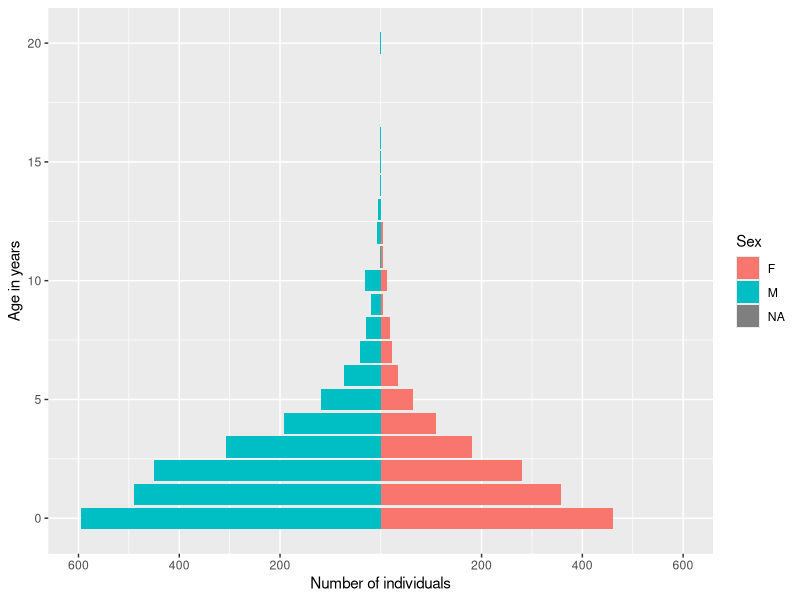
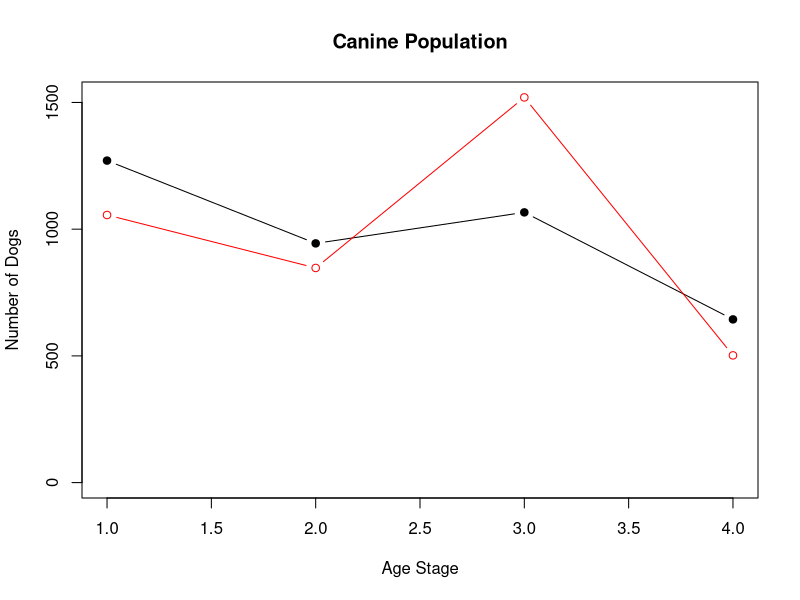
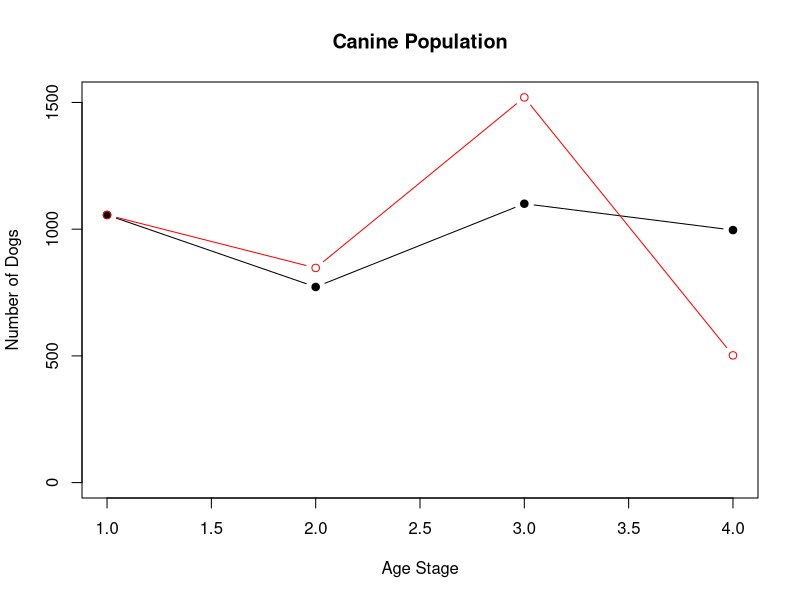
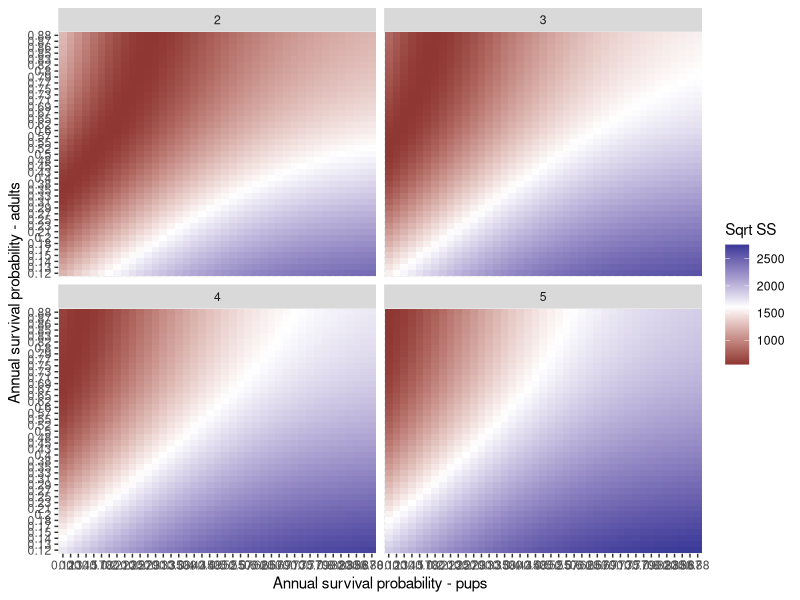
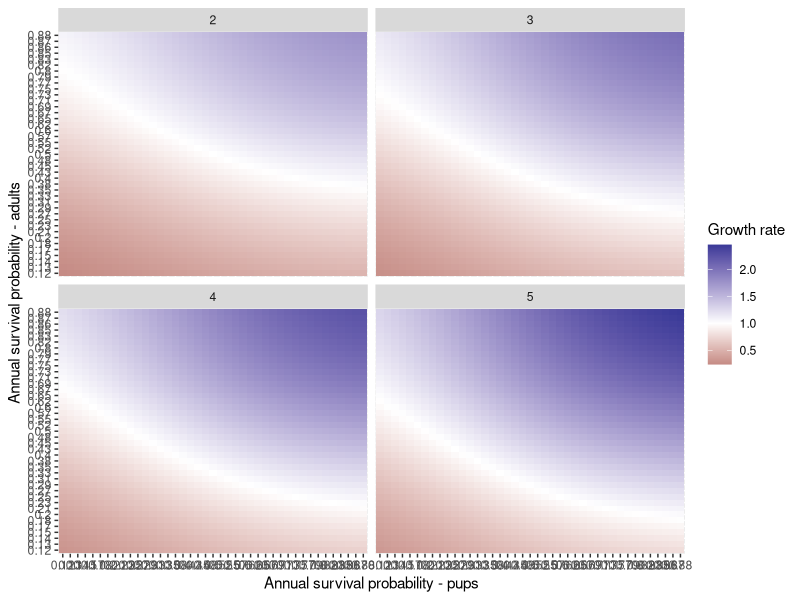
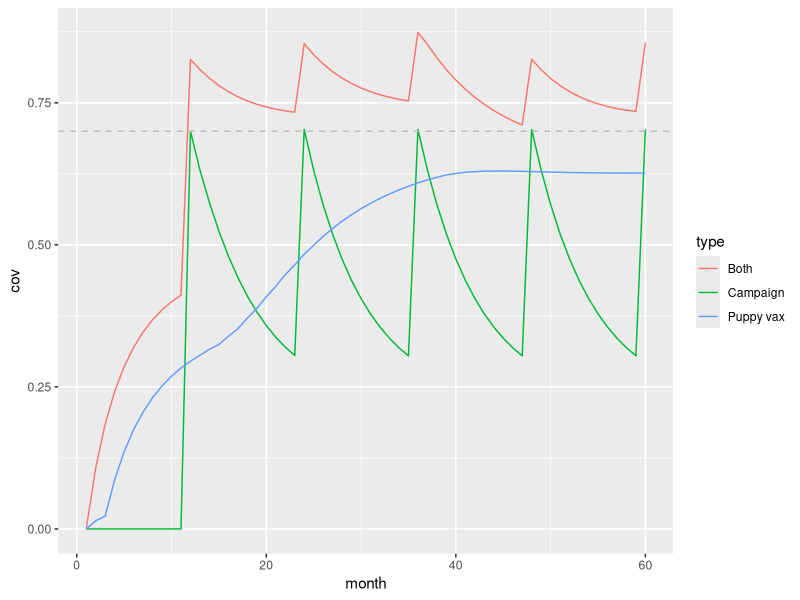

Write R code to recreate these figures, in order.
## ---- chunk 1
knitr::opts_chunk$set(echo = TRUE)

# pkgs
library(dplyr)
library(readr)
library(ggplot2)
library(tidyr)
library(patchwork)
library(cowplot)

## ---- chunk 2
# Age pyramid
animals_age <- read_csv("animals_age.csv")

animals_age %>%
  mutate(Sex = toupper(Sex), age = floor(age_mos/12)) %>%
  group_by(Sex, age) %>%
  summarize(N  = n()) %>%
  mutate(N = ifelse(Sex == "M", -N, N)) -> age_pyramid

ggplot(age_pyramid, aes(x = age, y = N, fill = Sex)) +
  geom_col() +
  scale_y_continuous(breaks = c(seq(-600, -200, 200), seq(200, 600, 200)), 
                     labels = c(seq(600, 200, -200), seq(200, 600, 200)), 
                     limits = c(-600, 600)) +
  coord_flip() +
  labs(x = "Age in years", y = "Number of individuals")

## ---- chunk 3
age_pyramid %>%
  filter(!is.na(age) & !is.na(N)) %>%
  mutate(age_class = case_when(age == 0 ~ 0, # < 1 yr olds
                               age == 1 ~ 1, # 1 - 2 yr olds
                               age > 1 & age < 5 ~ 2, # 2 - 5 yr olds
                               age >= 5 ~ 3)) %>% # 5+ yr olds
  group_by(age_class) %>%
  summarize(N = sum(abs(N))) %>%
  mutate(prop = N/sum(N)) -> n_by_age

# Original model from Annie's thesis
SS <- function(par, number.individuals) {
  ## put chosen parameters into the matrix; and use exponential to
  # ensure doesnt go negative
  psurv <- exp(par[1:2])/(1+exp(par[1:2]))
  ## make the matrix with this value of psurv
  mat1 <- matrix(0,4,4)
  mat1[1,1] <- psurv[1]*0 ## after one year, no one stays a baby
  mat1[2,1] <- psurv[1]*1 ## every baby becomes juvenile
  mat1[2,2] <- psurv[2]*0 ## no one stays a juvenile
  mat1[3,2] <- psurv[2]*1 ## every juvenile becomes adult
  mat1[3,3] <- psurv[2]*(1-1/3) ## 1-1/3 of them stay in that age
  class
  mat1[4,3] <- psurv[2]*1/3 ## 1/3 of them age up
  mat1[4,4] <- psurv[2] ## surviving
  ## add in the fertility
  ## xxj note I've added another value - so I've said that in column 3,
  # we have exp(par[3])*1,
  ### and in column 4 we have exp(par[3])*a probabilty defined by
  # par[4]. This is so it has to be smaller!
    mat1[1,3:4] <- 1+exp(par[c(3)])*c(1,exp(par[4])/(1+exp(par[4])))
  ## calculate what this does to the stable structure
  prop.stable.struct.after.seed1 <-
    Re(eigen(mat1)$vector[1:4,1])/sum(Re(eigen(mat1)$vector[1:4,1]))
  ## get the sum of squares (measure of distance between observed and
  # predicted, which we want to be as small as possible)
  sum.of.squares <- sum((number.individuals[1:4]-
                         prop.stable.struct.after.seed1*sum(number.individuals,na.rm=TRUE))^2)
  ## put it back
  return(sum.of.squares)
}

tmp <- optim(par=c(-0.5, -0.5, log(2.5), log(2.5)), fn = SS, 
             number.individuals = n_by_age$N)

## build matrix and predictions with these optimal results
psurv <- exp(tmp$par[1:2])/(1+exp(tmp$par[1:2]))

## make the matrix with this value of psurv
mat1 <- matrix(0,4,4)
mat1[2,1] <- psurv[1]*1 ## every baby becomes juvenile
mat1[3,2] <- psurv[2]*1 ## every juvenile becomes adult
mat1[3,3] <- psurv[2]*(1-1/3) ## 1-1/3 of them stay in that age class
mat1[4,3] <- psurv[2]*1/3 ## 1/3 of them age up
mat1[4,4] <- psurv[2] ## surviving
p.reduce.fert.old <- exp(tmp$par[4])/(1+exp(tmp$par[4])) 
mat1[1,3:4] <- 1+exp(tmp$par[3])*c(1,p.reduce.fert.old)

## predict the size distribution
optim.prop.stable.struct.after.seed <-
  Re(eigen(mat1)$vector[1:4,1])/Re(sum(eigen(mat1)$vector[1:4,1]))

## and add this one to the plot from before 
plot(1:4, optim.prop.stable.struct.after.seed*sum(n_by_age$N, na.rm=TRUE),
     type = "b", pch=19,
     xlab="Age Stage", ylab="Number of Dogs", main="Canine Population",
     ylim=range(c(0, n_by_age$N), na.rm=TRUE)) # predicted
points(1:4, n_by_age$N[1:4], type="b", col="red") # observed

## and this means, now you can figure out what the population growth
Re(eigen(mat1)$value[1]) # growth rate = 1.35

## ---- chunk 4
agemod1 <- function(par = c(psurv_pup = -1, 
                            psurv_adult = -1),
                    fert = 3, 
                    n_per_age, type = "fit") {
  
  list2env(as.list(par), envir = environment())
  
  # transform parameters to [0, 1]
  p1 <- exp(psurv_pup)/(1 + exp(psurv_pup))
  p2 <- exp(psurv_adult)/(1 + exp(psurv_adult))

  # make the Leslie matrix
  lmat <- matrix(0, 4, 4)
  lmat[2, 1] <- p2 # every surviving baby becomes juvenile
  lmat[3, 2] <- p2 # every surviving juvenile becomes adult
  lmat[3, 3] <- p2 * 2/3 # 2/3 of them stay in this age class (for years 1 & 2 in age bin)
  lmat[4 ,3] <- p2 * 1/3 # 1/3 of them age up (after year 3 in age bin)
  lmat[4, 4] <- p2  # surviving of final age class
  
  # add in the fertility (same for all adults, i.e. excluding puppies)
  # this is pup survival * birthrate which is not actually identifiable
  # so we look at an average litter size of fert & try and estimate pup survival
  lmat[1, 2:4] <- fert * p1
  
  # calculate what this does to the stable structure
  prop_stable <- Re(eigen(lmat)$vector[1:4, 1]) / sum(Re(eigen(lmat)$vector[1:4, 1]))
 
  if(type == "pred") {
    # predicted stable age
    stable_age <- prop_stable*sum(n_per_age)
    growth <- Re(eigen(lmat)$value[1])
    return(list(stable_age = stable_age, growth = growth))
  }
  
  if(type == "fit") {
    # get the sum of squares (distance between observed and predicted prop in each age class)
    sum_of_squares <- sum((n_per_age - prop_stable*sum(n_per_age))^2)
    return(sum_of_squares)
  }
}

exp_trans <- function(x) exp(x)/(1 + exp(x))

age_ests <- optim(par = list(psurv_pup = -1, psurv_adult = 1),
                  fert = 4,
                  fn = agemod1, n_per_age = n_by_age$N)
exp_trans(age_ests$par)
preds <- agemod1(n_per_age = n_by_age$N, par = age_ests$par, type = "pred")
plot(1:4, preds$stable_age,
     type = "b", pch = 19,
     xlab = "Age Stage", ylab = "Number of Dogs", main = "Canine Population",
     ylim = range(c(0, n_by_age$N, preds$stable_age))) # predicted
points(1:4, n_by_age$N[1:4], type="b", col="red") # observed

preds$growth

## ---- chunk 5
age_ests <- optim(par = list(psurv_pup = -1, psurv_adult = -1),
                  fert = 4,
                  fn = agemod1, n_per_age = n_by_age$N)
exp_trans(age_ests$par)
preds <- agemod1(n_per_age = n_by_age$N, par = age_ests$par, type = "pred")
preds$growth

age_ests <- optim(par = list(psurv_pup = -0.5, psurv_adult = -0.5),
                  fert = 4,
                  fn = agemod1, n_per_age = n_by_age$N)
preds <- agemod1(n_per_age = n_by_age$N, par = age_ests$par, type = "pred")
exp_trans(age_ests$par)
preds$growth

age_ests <- optim(par = list(psurv_pup = 1, psurv_adult = 1),
                  fert = 4,
                  fn = agemod1, n_per_age = n_by_age$N)
preds <- agemod1(n_per_age = n_by_age$N, par = age_ests$par, type = "pred")
exp_trans(age_ests$par)
preds$growth

## ---- chunk 6
ll_grid <- expand.grid(psurv_pup = seq(-2, 2, by = 0.1), 
                       psurv_adult = seq(-2, 2, by = 0.1), 
                       fert = seq(2, 5, by = 1))
ll_grid %>%
  rowwise() %>%
  mutate(ss = agemod1(n_per_age = n_by_age$N, 
                      par = c(psurv_pup = psurv_pup, 
                              psurv_adult = psurv_adult),
                      fert = fert, type = "fit"),
         gr = agemod1(n_per_age = n_by_age$N, 
                      par = c(psurv_pup = psurv_pup, 
                              psurv_adult = psurv_adult),
                      fert = fert, type = "pred")$growth) -> ll

ggplot(data = ll) +
  geom_tile(aes(x = factor(round(exp_trans(psurv_pup), 2)), 
                y = factor(round(exp_trans(psurv_adult), 2)), 
                fill = sqrt(ss))) +
  facet_wrap(~ fert) +
  scale_fill_gradient2(midpoint = median(sqrt(ll$ss)), name = "Sqrt SS") +
  labs(x = "Annual survival probability - pups", 
       y = "Annual survival probability - adults")

ggplot(data = ll) +
  geom_tile(aes(x = factor(round(exp_trans(psurv_pup), 2)), 
                y = factor(round(exp_trans(psurv_adult), 2)), 
                fill = gr)) +
  facet_wrap(~ fert) +
  scale_fill_gradient2(midpoint = 1, name = "Growth rate") + 
  labs(x = "Annual survival probability - pups", 
       y = "Annual survival probability - adults")

## ---- chunk 7

# Need to track down an accounting issue where some revax get lost
# but this is approximately right
simvacc <- function(tmax, pup_surv, adult_surv, revacc, pup_cov, 
                    campaign_cov, campaign_times, pup_month_vacc = 1,
                    birthrate, S_adult_0, V_adult_0, 
                    V_pup_0, S_pup_0) {
  
  # Set-up
  V_adult <- matrix(0, nrow = 36, ncol = tmax)
  S_adult <- rep(0, tmax)
  V_pup <- S_pup <- matrix(0, nrow = 12, ncol = tmax)
  
  # Initalize
  S_adult[1] <- S_adult_0
  V_adult[1, 1] <- V_adult_0
  V_pup[, 1] <- V_pup_0
  S_pup[, 1] <- S_pup_0
  
  for(t in 2:tmax) {
    
    # Births (everyone first has babies and then dies)
    births <- birthrate * (sum(V_adult[1:36, t - 1]) + S_adult[t - 1])
    
    # balance births (all to susceptibles)
    S_pup[1, t] <- births # get replaced
    
    # Pup mortality
    S_pup[2:12, t] <- S_pup[1:11, t - 1] * pup_surv
    V_pup[2:12, t] <- V_pup[1:11, t - 1] * pup_surv
    
    # Balance the adults (ageing in 12 mo old pups)
    S_adult[t] <- adult_surv * S_adult[t - 1] + pup_surv * S_pup[12, t - 1] 
    
    # pups to vaccinate (at age x)
    pups_to_vacc <- ifelse(pup_month_vacc > 1, S_pup[pup_month_vacc, t], 
                           births)
    
    # do puppy vaccination 
    V_pup[pup_month_vacc, t] <- pups_to_vacc * pup_cov 
    S_pup[pup_month_vacc, t] <- S_pup[pup_month_vacc, t] - pups_to_vacc * pup_cov 
    
    # Do the waning (adults only!)
    V_adult[2:36, t] <- adult_surv * V_adult[1:35, t - 1]
    S_adult[t] <- S_adult[t] + V_adult[36, t - 1] 
    
    # Vaccinate as part of campaign accounting for revax
    cov_now <- ifelse(t %in% campaign_times, campaign_cov, 0)
    camp_vacc_adult <- (S_adult[t] + revacc * sum(V_adult[, t])) * cov_now - revacc * sum(V_adult[, t])
    camp_vacc_adult <- ifelse(camp_vacc_adult < 0, 0, camp_vacc_adult)
    
    # every vax is revaccinated with a certain revacc prob
    if(camp_vacc_adult > 0) {
      V_adult[1, t] <- camp_vacc_adult + revacc * sum(V_adult[, t])
      V_adult[2:36, t] <- (1 - revacc) * V_adult[2:36, t]
    } else {
      V_adult[1, t] <- camp_vacc_adult # newly vaccinated
    }
    
    # Balance addtl campaign vax adults
    S_adult[t] <- S_adult[t] - camp_vacc_adult
    
    # Balance addtl campaign vax pups (assuming that no puppies are revax)
    camp_vacc_pup <- S_pup[pup_month_vacc:12, t] * cov_now 
    V_pup[pup_month_vacc:12, t] <- V_pup[pup_month_vacc:12, t] + camp_vacc_pup
    S_pup[pup_month_vacc:12, t] <- S_pup[pup_month_vacc:12, t] - camp_vacc_pup
    
    # Add in surviving pups aging to adults so that they can wane appropriately
    t_to_sub <- pup_month_vacc - 1
    V_adult[13 - t_to_sub, t] <- V_adult[13, t] +  pup_surv * V_pup[12, t - 1]
    
  }
  
  V <- colSums(V_pup) + colSums(V_adult)
  S <- colSums(S_pup) + S_adult
  
  return(list(S = S, V = V, V_adult = V_adult, V_pup = V_pup, 
              S_adult = S_adult, S_pup = S_pup))
  
}

## ---- chunk 8
age_ests <- optim(par = list(psurv_pup = -1, psurv_adult = 1),
                  fert = 3,
                  fn = agemod1, n_per_age = n_by_age$N)
preds <- agemod1(n_per_age = n_by_age$N, par = age_ests$par, type = "pred")
exp_trans(age_ests$par)
preds$growth

# annual survival probability to monthly
surv <- as.list(exp_trans(age_ests$par)^(1/12))

# proportion adults
prop <- preds$stable_age/(sum(preds$stable_age))
prop_adults <- 1 - prop[1]

# for population of 1000
# with campaigns only
camp <- simvacc(tmax = 12*5, pup_surv = surv$psurv_pup, adult_surv = surv$psurv_adult, 
        revacc = 1, 
        pup_cov = 0, 
        campaign_cov = 0.7, campaign_times = seq(12, 12*5, by = 12), 
        pup_month_vacc = 1, 
        birthrate = 3/12, # monthly birth rate
        S_adult_0 = prop_adults*1000, 
        S_pup_0 = rep(prop[1]/12, 12)*1000, V_adult_0 = 0, 
        V_pup_0 = rep(0, 12))

# with pup vacc only
pup <- simvacc(tmax = 12*5, pup_surv = surv$psurv_pup, adult_surv = surv$psurv_adult, 
        revacc = 1, 
        pup_cov = 0.7, 
        campaign_cov = 0, campaign_times = 0, 
        pup_month_vacc = 3, 
        birthrate = 3/12, # monthly birth rate
        S_adult_0 = prop_adults*1000, 
        S_pup_0 = rep(prop[1]/12, 12)*1000, V_adult_0 = 0, 
        V_pup_0 = rep(0, 12))

both <- simvacc(tmax = 12*5, pup_surv = surv$psurv_pup, adult_surv = surv$psurv_adult, 
        revacc = 1, 
        pup_cov = 0.7, 
        campaign_cov = 0.7, campaign_times = seq(12, 12*5, by = 12), 
        pup_month_vacc = 1, 
        birthrate = 3/12, # monthly birth rate
        S_adult_0 = prop_adults*1000, 
        S_pup_0 = rep(prop[1]/12, 12)*1000, V_adult_0 = 0, 
        V_pup_0 = rep(0, 12))

vacc_comp <- bind_rows(tibble(month = 1:60, 
                              cov = camp$V/(camp$S + camp$V), type = "Campaign"), 
                       tibble(month = 1:60, 
                              cov = pup$V/(pup$S + pup$V), type = "Puppy vax"), 
                       tibble(month = 1:60,
                              cov = both$V/(both$S + both$V), type = "Both"))

ggplot(vacc_comp) +
  geom_line(aes(x = month, y = cov, color = type)) +
  geom_hline(yintercept = 0.7, linetype = 2, color = "grey")

